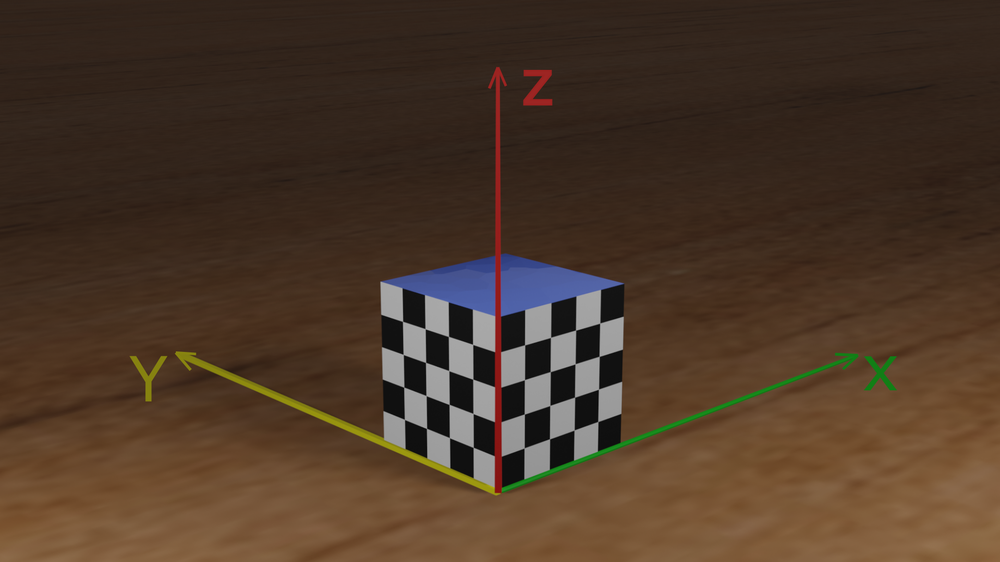
#> input picture checkboard.png, 1000 x 562 px, shrunk from 2002 x 1126 before the run
$ python task2.py
#> lines starting #> are read from the running program, lines starting #| are printed output that depends on the picture; after the words box and inside, x2 and y2 are one past the last pixel; in counts of white or black regions, pixels touching at a corner belong together; long printed decimals are rounded
###############
##Design the function "calibrate" to  return
# (1) intrinsic_params: should be a list with four elements: [f_x, f_y, o_x, o_y], where f_x and f_y is focal length, o_x and o_y is offset;
# (2) is_constant: should be bool data type. False if the intrinsic parameters differed from world coordinates.
#                                            True if the intrinsic parameters are invariable.
#It is ok to add other functions if you need
###############
import numpy as np
from cv2 import imread, cvtColor, COLOR_BGR2GRAY, TERM_CRITERIA_EPS, TERM_CRITERIA_MAX_ITER, \
    findChessboardCorners, cornerSubPix, drawChessboardCorners

def getIntrinsicParameters(world_coords,img_points):

    img_points = np.array(img_points).flatten().reshape(36,2)
    a = []
    b = []
    for item in world_coords:
        item_li1 = list(item)
        item_li2 = []
        item_li1.extend([1,0,0,0,0])
        a.append(item_li1)
        item_li2.extend([0,0,0,0])
        item_li2.extend(list(item))
        item_li2.append(1)
        b.append(item_li2)
    arr1 = [i for j in zip(a,b) for i in j]
    li = []
    for item in arr1:
        li.append(np.array(item))
    arr1 = np.array(li,dtype=object)
    li_coords = []
    for i in range(0,36):
        ip = img_points[i]
        w = world_coords[i]
        arr2 = np.array([-ip[0]*w[0], -ip[0]*w[1],-ip[0]*w[2],-ip[0]])
        arr3 = np.array([-ip[1]*w[0], -ip[1]*w[1],-ip[1]*w[2],-ip[1]])
        li_coords.extend([arr2,arr3])
    li_coords = np.array(li_coords).flatten().reshape(72,4)
    arr = np.concatenate((arr1,li_coords),axis=1).astype(float)
    VT = np.linalg.svd(arr)[-1]
    m = VT[-1].reshape((3,4))
    lambda_val = 1 / np.sqrt(np.square(m[2][0]) + np.square(m[2][1]) + np.square(m[2][2]))
    m = lambda_val * m
    m1 = np.array([m[0][0],m[0][1],m[0][2]]).T
    m2 = np.array([m[1][0],m[1][1],m[1][2]]).T
    m3 = np.array([m[2][0],m[2][1],m[2][2]]).T
    ox = np.dot(m1.T,m3)
    oy = np.dot(m2.T,m3)
    fx = np.sqrt((np.dot(m1.T,m1)-ox**2))
    fy = np.sqrt((np.dot(m2.T,m2)-oy**2))
    intrinsic_param = [fx, fy, ox, oy]
    return intrinsic_param

def calibrate(imgname):
    #......
#> called with imgname = 'checkboard.png'
    criteria = (TERM_CRITERIA_EPS + TERM_CRITERIA_MAX_ITER, 30, 0.001)
    img = imread(imgname)
#> img is the input picture: shape (562, 1000, 3); mean B, G, R 40.6, 56.2, 76.2
    gray_image = cvtColor(img,COLOR_BGR2GRAY)
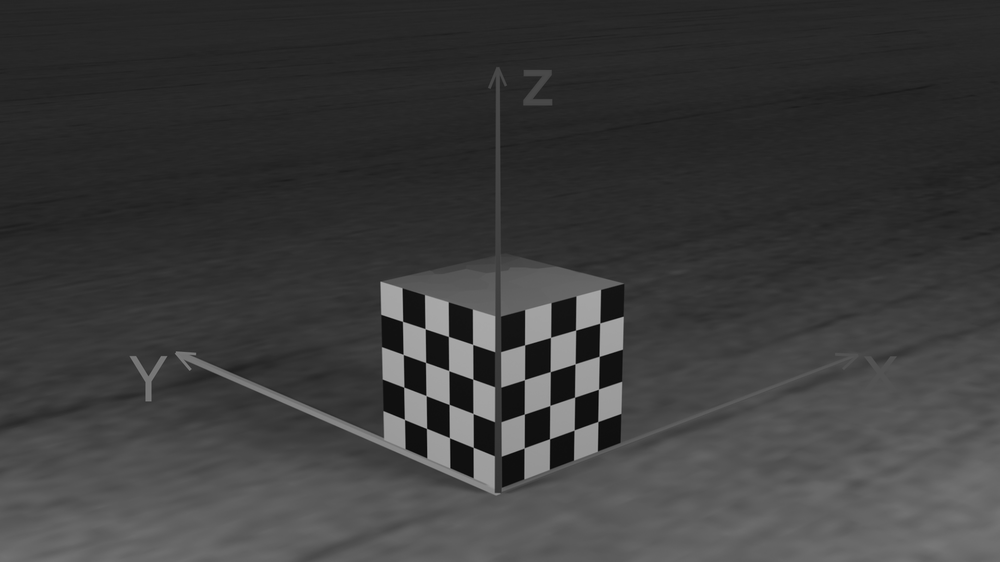
#> gray_image: shape (562, 1000); min 2, max 178, mean 60.4
    retval,img_points = findChessboardCorners(gray_image,(4,9))
#> retval = True; img_points = 36 rows, first 8: [599.6, 323.3], [599, 356.5], [598.5, 389.2], [597.9, 421.5], [575.9, 330.2], [575, 363.8], [574.7, 397.2], [574, 430]
    corners_grayimg = cornerSubPix(gray_image,img_points, (6,6), (-1,-1), criteria)
#> corners_grayimg = 36 rows, first 8: [599.7, 323.1], [599.2, 356.3], [598.5, 389.2], [597.8, 421.5], [575.6, 330.1], [575.1, 363.8], [574.6, 397.2], [574.1, 430]
    drawChessboardCorners(img, (4,9), corners_grayimg, retval)
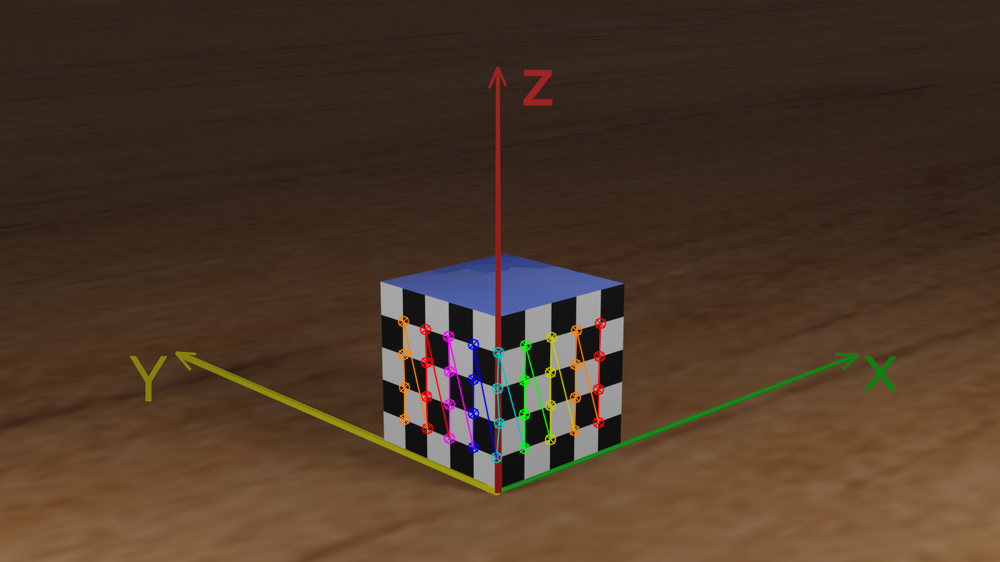
#> img: shape (562, 1000, 3); 1.44% of pixels changed, all inside (x1, y1, x2, y2) = (397, 315, 607, 464)
    world_coords = np.array([
        [40,0,40],[40,0,30],[40,0,20],[40,0,10],
        [30,0,40],[30,0,30],[30,0,20],[30,0,10],
        [20,0,40],[20,0,30],[20,0,20],[20,0,10],
        [10,0,40],[10,0,30],[10,0,20],[10,0,10],
        [0,0,40],[0,0,30],[0,0,20],[0,0,10],
        [0,10,40],[0,10,30],[0,10,20],[0,10,10],
        [0,20,40],[0,20,30],[0,20,20],[0,20,10],
        [0,30,40],[0,30,30],[0,30,20],[0,30,10],
        [0,40,40],[0,40,30],[0,40,20],[0,40,10]
    ])
    # world_coords_mod = np.array([
    #     [32,0,40],[24,0,30],[40,0,10],[40,0,10],
    #     [30,0,40],[30,0,30],[40,0,10],[30,0,10],
    #     [20,0,40],[15,0,30],[20,0,20],[20,0,10],
    #     [10,0,40],[24,0,30],[16,0,20],[10,0,10],
    #     [0,0,40],[0,0,30],[0,0,13],[0,0,10],
    #     [0,10,16],[0,10,30],[0,10,20],[0,10,10],
    #     [0,20,40],[0,43,30],[0,15,20],[0,20,10],
    #     [0,30,40],[0,30,30],[0,26,20],[0,30,10],
    #     [0,40,32],[0,40,30],[0,40,20],[0,40,10]
    # ])
    intrinsic_params_org = getIntrinsicParameters(world_coords,img_points)
#> in getIntrinsicParameters, `img_points = np.array(img_points).flatten().reshape(36,2)`: img_points = 36 pairs, first value 402.5 to 599.7, second value 321.4 to 456.7
#> the loop in getIntrinsicParameters, `for i in range(0,36):` made 36 passes
#> (ip, arr2, arr3) on passes 1 to 8: ([599.7, 323.1], [-23989, 0, -23989, -599.7], [-12924.9, 0, -12924.9, -323.1]), ([599.2, 356.3], [-23967.4, 0, -17975.5, -599.2], [-14253.8, 0, -10690.4, -356.3]), ([598.5, 389.2], [-23939.4, 0, -11969.7, -598.5], [-15566.2, 0, -7783.1, -389.2]), ([597.8, 421.5], [-23912, 0, -5978, -597.8], [-16860.4, 0, -4215.1, -421.5]), ([575.6, 330.1], [-17267.1, 0, -23022.8, -575.6], [-9903.8, 0, -13205.1, -330.1]), ([575.1, 363.8], [-17253.2, 0, -17253.2, -575.1], [-10913.5, 0, -10913.5, -363.8]), ([574.6, 397.2], [-17237.2, 0, -11491.4, -574.6], [-11915.3, 0, -7943.5, -397.2]), ([574.1, 430], [-17224.4, 0, -5741.5, -574.1], [-12900.5, 0, -4300.2, -430])
#> after the loop in getIntrinsicParameters, `for i in range(0,36):`: li_coords = 72 items, first 6: [-23989, 0, -23989, -599.7], [-12924.9, 0, -12924.9, -323.1], [-23967.4, 0, -17975.5, -599.2], [-14253.8, 0, -10690.4, -356.3], [-23939.4, 0, -11969.7, -598.5], [-15566.2, 0, -7783.1, -389.2]
#> in getIntrinsicParameters, `li_coords = np.array(li_coords).flatten().reshape(72,4)`: li_coords = 72 rows, first 6: [-23989, 0, -23989, -599.7], [-12924.9, 0, -12924.9, -323.1], [-23967.4, 0, -17975.5, -599.2], [-14253.8, 0, -10690.4, -356.3], [-23939.4, 0, -11969.7, -598.5], [-15566.2, 0, -7783.1, -389.2]
#> in getIntrinsicParameters, `m = VT[-1].reshape((3,4))`: m = [[-0.00504, 0.00229, 0.000483, -0.712], [0.000219, 0.000272, 0.0053, -0.702], [-2.48e-06, -2.53e-06, 9.79e-07, -0.00143]]
#> in getIntrinsicParameters, `lambda_val = 1 / np.sqrt(np.square(m[2][0]) + np.square(m[2][1]) + np...`: lambda_val = 272235.1
#> in getIntrinsicParameters, `m = lambda_val * m`: m = [[-1372.6, 622.4, 131.5, -193771.2], [59.64, 73.99, 1442, -191207], [-0.674, -0.689, 0.266, -389.5]]
#> in getIntrinsicParameters, `m1 = np.array([m[0][0],m[0][1],m[0][2]]).T`: m1 = [-1372.6, 622.4, 131.5]
#> in getIntrinsicParameters, `m2 = np.array([m[1][0],m[1][1],m[1][2]]).T`: m2 = [59.64, 73.99, 1442]
#> in getIntrinsicParameters, `m3 = np.array([m[2][0],m[2][1],m[2][2]]).T`: m3 = [-0.674, -0.689, 0.266]
#> in getIntrinsicParameters, `ox = np.dot(m1.T,m3)`: ox = 531.2
#> in getIntrinsicParameters, `oy = np.dot(m2.T,m3)`: oy = 293.1
#> in getIntrinsicParameters, `fx = np.sqrt((np.dot(m1.T,m1)-ox**2))`: fx = 1416.5
#> in getIntrinsicParameters, `fy = np.sqrt((np.dot(m2.T,m2)-oy**2))`: fy = 1415.1
#> in getIntrinsicParameters, `intrinsic_param = [fx, fy, ox, oy]`: intrinsic_param = [1416.5, 1415.1, 531.2, 293.1]
#> intrinsic_params_org = [1416.5, 1415.1, 531.2, 293.1]
    # intrinsic_params_mod = getIntrinsicParameters(world_coords_mod,img_points)
    is_constant = True
    return intrinsic_params_org, is_constant


if __name__ == "__main__":
    intrinsic_params, is_constant = calibrate('checkboard.png')
#> intrinsic_params = [1416.5, 1415.1, 531.2, 293.1]; is_constant = True
    print(intrinsic_params)
#| [1416.489, 1415.075, 531.243, 293.072]
    print(is_constant)
#| True
